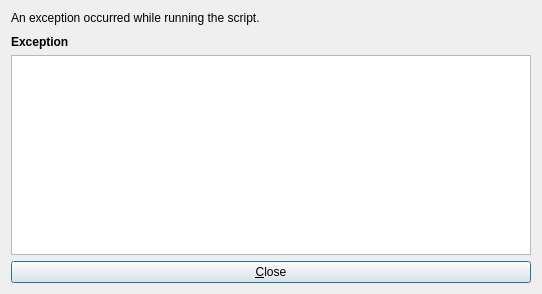
<?xml version="1.0" encoding="utf-8"?>
<ui version="4.0">
 <author>
    SPDX-FileCopyrightText: none
    SPDX-License-Identifier: GPL-3.0-or-later
  </author>
 <class>ExceptHookDialog</class>
 <widget class="QDialog" name="ExceptHookDialog">
  <property name="geometry">
   <rect>
    <x>0</x>
    <y>0</y>
    <width>542</width>
    <height>290</height>
   </rect>
  </property>
  <property name="windowTitle">
   <string>Script error</string>
  </property>
  <layout class="QVBoxLayout" name="verticalLayout">
   <item>
    <layout class="QGridLayout" name="gridLayout">
     <property name="spacing">
      <number>10</number>
     </property>
     <item column="0" row="0">
      <widget class="QLabel" name="label">
       <property name="text">
        <string>An exception occurred while running the script.</string>
       </property>
      </widget>
     </item>
     <item column="0" row="1">
      <widget class="QLabel" name="exceptionLabel">
       <property name="font">
        <font>
         <weight>75</weight>
         <bold>true</bold>
        </font>
       </property>
       <property name="text">
        <string>Exception</string>
       </property>
      </widget>
     </item>
    </layout>
   </item>
   <item>
    <widget class="QTextBrowser" name="tracebackBrowser">
     <property name="minimumSize">
      <size>
       <width>0</width>
       <height>200</height>
      </size>
     </property>
    </widget>
   </item>
   <item>
    <widget class="QPushButton" name="closeButton">
     <property name="text">
      <string>&amp;Close</string>
     </property>
    </widget>
   </item>
  </layout>
 </widget>
 <resources/>
 <connections/>
</ui>
